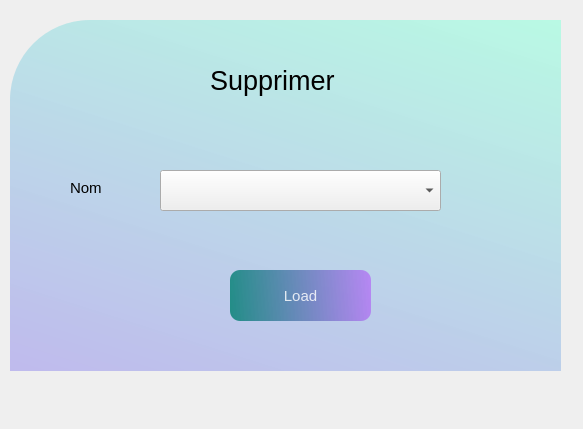
<?xml version="1.0" encoding="UTF-8"?>
<ui version="4.0">
 <class>Supprimer</class>
 <widget class="QDialog" name="Supprimer">
  <property name="geometry">
   <rect>
    <x>0</x>
    <y>0</y>
    <width>583</width>
    <height>429</height>
   </rect>
  </property>
  <property name="font">
   <font>
    <pointsize>11</pointsize>
   </font>
  </property>
  <property name="windowTitle">
   <string>Dialog</string>
  </property>
  <widget class="QWidget" name="widget" native="true">
   <property name="geometry">
    <rect>
     <x>10</x>
     <y>10</y>
     <width>551</width>
     <height>371</height>
    </rect>
   </property>
   <widget class="QLabel" name="label">
    <property name="geometry">
     <rect>
      <x>0</x>
      <y>10</y>
      <width>551</width>
      <height>351</height>
     </rect>
    </property>
    <property name="font">
     <font>
      <pointsize>15</pointsize>
     </font>
    </property>
    <property name="styleSheet">
     <string notr="true">border-top-left-radius: 80px;
background-color: qlineargradient(spread:pad, x1:1, y1:0, x2:0, y2:2, stop:0 rgba(158, 254, 222, 0.671), stop:1 rgba(177, 104, 245, 0.707));</string>
    </property>
    <property name="text">
     <string/>
    </property>
   </widget>
   <widget class="QLabel" name="label_2">
    <property name="geometry">
     <rect>
      <x>200</x>
      <y>50</y>
      <width>151</width>
      <height>41</height>
     </rect>
    </property>
    <property name="font">
     <font>
      <pointsize>20</pointsize>
     </font>
    </property>
    <property name="text">
     <string>Supprimer</string>
    </property>
   </widget>
   <widget class="QLabel" name="label_3">
    <property name="geometry">
     <rect>
      <x>60</x>
      <y>170</y>
      <width>55</width>
      <height>16</height>
     </rect>
    </property>
    <property name="text">
     <string>Nom</string>
    </property>
   </widget>
   <widget class="QComboBox" name="comboBox">
    <property name="geometry">
     <rect>
      <x>150</x>
      <y>160</y>
      <width>281</width>
      <height>41</height>
     </rect>
    </property>
   </widget>
   <widget class="QPushButton" name="pushButton_2">
    <property name="geometry">
     <rect>
      <x>220</x>
      <y>260</y>
      <width>141</width>
      <height>51</height>
     </rect>
    </property>
    <property name="font">
     <font>
      <pointsize>11</pointsize>
     </font>
    </property>
    <property name="styleSheet">
     <string notr="true">QPushButton#pushButton_2{
	background-color: qlineargradient(spread:pad, x1:0, y1:0.505682, x2:1, y2:0.477, stop:0 rgba(11, 131, 120, 219), stop:1  rgba(177, 104, 245, 0.707));
	color:rgba(255, 255, 255, 210);
	border-radius:10px;
}

QPushButton#pushButton_2:hover{
	background-color: qlineargradient(spread:pad, x1:0, y1:0.505682, x2:1, y2:0.477, stop:0  rgba(177, 104, 245, 0.707), stop:1 rgba(11, 131, 120, 219));
}

QPushButton#pushButton_2:pressed{
	padding-left:5px;
	padding-top:5px;
	background-color: qlineargradient(spread:pad, x1:0, y1:0.505682, x2:1, y2:0.477, stop:0  rgba(177, 104, 245, 0.707), stop:1 rgba(11, 131, 120, 219));
}</string>
    </property>
    <property name="text">
     <string>Load</string>
    </property>
   </widget>
  </widget>
 </widget>
 <resources/>
 <connections/>
</ui>
